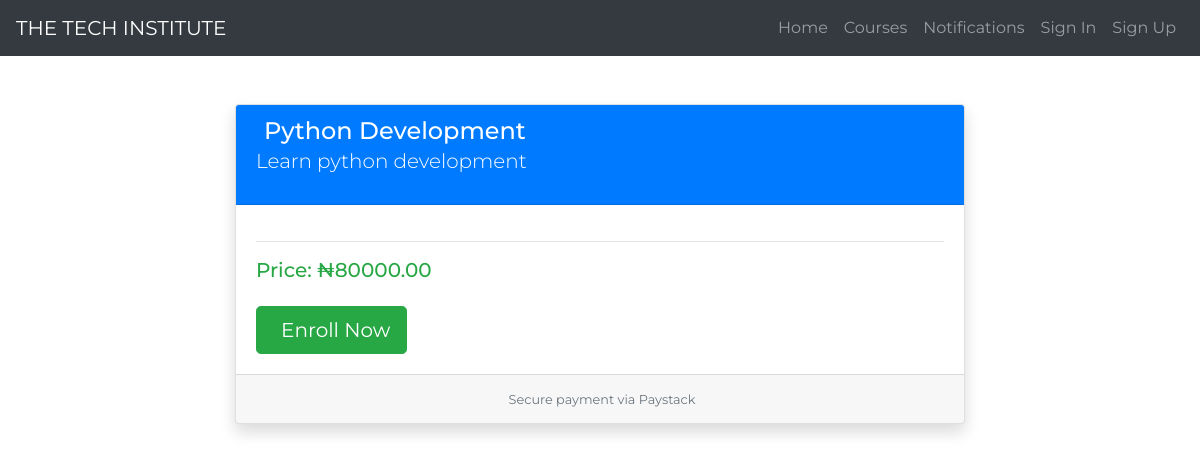
The app's page /courses/python-development/ with its own data.
### courses/models.py (models this page shows, shortened)
class Course(models.Model):
    title = models.CharField(max_length=200)
    description = models.TextField()
    students = models.ManyToManyField(User, related_name='enrolled_courses', blank=True)
    slug = models.SlugField(max_length=200, unique=True, blank=True)
    price = models.DecimalField(max_digits=8, decimal_places=2)
    pdf_file = models.FileField(upload_to='pdfs/', null=True, blank=True)
    cheat_sheet = models.FileField(upload_to='cheat_sheets/', blank=True, null=True)

### courses/views.py (the view)
# urls.py: path('<slug:slug>/', views.course_detail, name='course_detail'),
def course_detail(request, slug):
    course = get_object_or_404(Course, slug=slug)
    is_enrolled = False
    if request.user.is_authenticated:
        is_enrolled = course.students.filter(id=request.user.id).exists()
    context = {
        'course': course,
        'is_enrolled': is_enrolled,
    }
    return render(request, 'courses/course_detail.html', context)

### techinstitute/context_processors.py (called while the page is built, shortened)
def notifications_processor(request):
    return {}

### courses/templates/courses/course_detail.html (shortened to what this page needs)
{% extends 'base.html' %}
{% block content %}
<div class="container py-5">
    <div class="row justify-content-center">
        <div class="col-md-10 col-lg-8">
            <div class="card shadow mb-4">
                <div class="card-header bg-primary text-white">
                    <h4 class="mb-0">
                        {{ course.title }}
                    </h4>
                    <p class="lead">{{ course.description }}</p>
                </div>
                {% if not is_enrolled %}
                    <div class="card-body">
                        <hr>
                        <h5 class="text-success">Price: ₦{{ course.price }}</h5>
                        <a href="{% url 'enroll_course' course.slug %}" class="btn btn-success btn-lg mt-3">
                            Enroll Now
                        </a>
                    </div>
                    <div class="card-footer text-muted text-center">
                        <small>Secure payment via Paystack</small>
                    </div>
                {% else %}
                    <div class="card-body">
                        <a href="{{ course.pdf_file.url }}" class="btn btn-sm btn-outline-primary">
                            <i class="fas fa-file-pdf"></i> PDF
                        </a>
                    </div>
                {% endif %}
            </div>
        </div>
    </div>
</div>
{% endblock %}

### templates/base.html (style rules this page uses)
body { font-family: 'Montserrat', sans-serif; }

### records on screen
Course: title "Python Development", description "Learn python development", price "80000.00"
